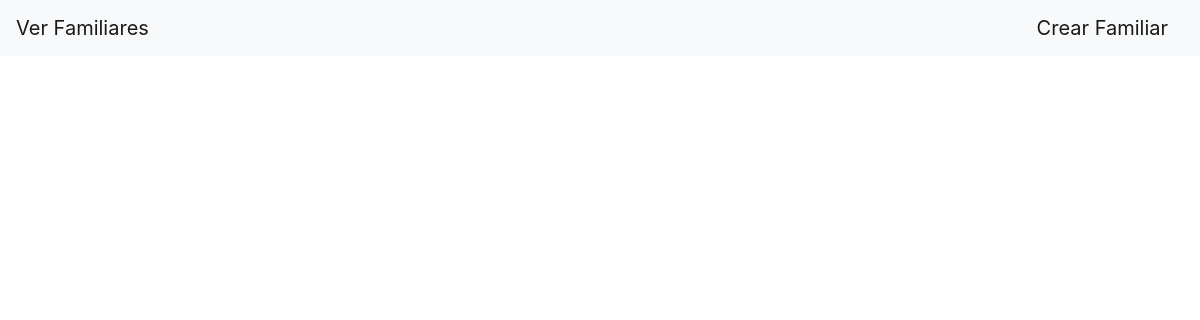
/family/list-family/, run on an earlier commit of the app's database.
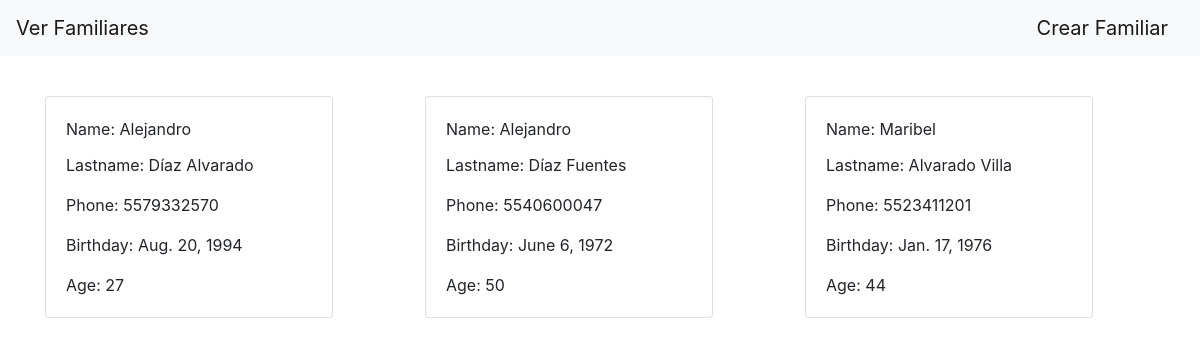
And on a later commit of the database.
### fam/models.py (models this page shows)
class Family(models.Model):
    name = models.CharField(max_length=20)
    lastname = models.CharField(max_length=30)
    phone = models.CharField(max_length=10, null=True)
    birthday = models.DateField(null=True, blank=True)
    age = models.IntegerField(default=0)

### fam/views.py (the view)
# urls.py: path('list-family/', list_people, name="list_family")
def list_people(request):
    people = Family.objects.all()
    context = {
        'people': people
    }
    return render(request, 'list_family.html', context=context)

### templates/list_family.html (shortened to what this page needs)
<!DOCTYPE html>
<html lang="en">
<head>
    <link rel="stylesheet" href="https://cdn.jsdelivr.net/npm/bootstrap@4.6.2/dist/css/bootstrap.min.css"
>
</head>
<body>
    <nav class="navbar navbar-light bg-light">
        <a class="navbar-brand" href="/family/list-family">Ver Familiares</a>
        <a class="navbar-brand" href="/family/create-person">Crear Familiar</a>
      </nav>
    <div class="container mt-4">
        <div class="row">
            {% for element in people %}
            <div class="col-xs-12 col-md-4 mt-3">
                <div class="card" style="width: 18rem;">
                    <div class="card-body">
                        <p class="card-title">Name: {{element.name}}</p>
                        <p class="card-text">Lastname: {{element.lastname}}</p>
                        <p class="card-text">Phone: {{element.phone}}</p>
                        <p class="card-text">Birthday: {{element.birthday}}</p>
                        <p class="card-text">Age: {{element.age}}</p>
                    </div>
                </div>
            </div>
            {% endfor %}
        </div>
    </div>
</body>
</html>

What changed in the data, as far as the page shows it:
added Family: name "Alejandro", lastname "Díaz Alvarado", phone "5579332570", birthday "Aug. 20, 1994", age "27"
added Family: name "Alejandro", lastname "Díaz Fuentes", phone "5540600047", birthday "June 6, 1972", age "50"
added Family: name "Maribel", lastname "Alvarado Villa", phone "5523411201", birthday "Jan. 17, 1976", age "44"
